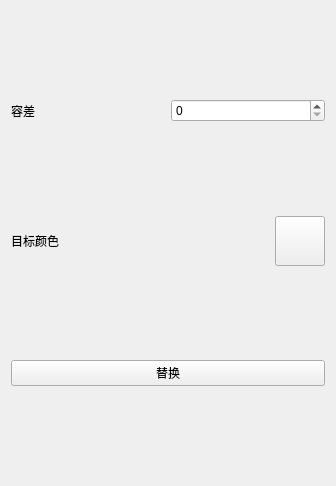
<?xml version="1.0" encoding="UTF-8"?>
<ui version="4.0">
 <class>SpectroscopeUI</class>
 <widget class="DrawToolsUI" name="SpectroscopeUI">
  <property name="geometry">
   <rect>
    <x>0</x>
    <y>0</y>
    <width>336</width>
    <height>486</height>
   </rect>
  </property>
  <property name="windowTitle">
   <string>SpectroscopeUI</string>
  </property>
  <layout class="QVBoxLayout" name="verticalLayout">
   <item>
    <layout class="QHBoxLayout" name="horizontalLayout">
     <item>
      <widget class="QLabel" name="label">
       <property name="text">
        <string>容差</string>
       </property>
      </widget>
     </item>
     <item>
      <widget class="QSpinBox" name="t"/>
     </item>
    </layout>
   </item>
   <item>
    <layout class="QHBoxLayout" name="horizontalLayout_2">
     <item>
      <widget class="QLabel" name="label_2">
       <property name="text">
        <string>目标颜色</string>
       </property>
      </widget>
     </item>
     <item>
      <widget class="QPushButton" name="color">
       <property name="minimumSize">
        <size>
         <width>50</width>
         <height>50</height>
        </size>
       </property>
       <property name="maximumSize">
        <size>
         <width>50</width>
         <height>50</height>
        </size>
       </property>
       <property name="text">
        <string/>
       </property>
       <property name="iconSize">
        <size>
         <width>50</width>
         <height>50</height>
        </size>
       </property>
      </widget>
     </item>
    </layout>
   </item>
   <item>
    <widget class="QPushButton" name="change">
     <property name="text">
      <string>替换</string>
     </property>
    </widget>
   </item>
  </layout>
 </widget>
 <layoutdefault spacing="6" margin="11"/>
 <customwidgets>
  <customwidget>
   <class>DrawToolsUI</class>
   <extends>QWidget</extends>
   <header>drawtoolsui.h</header>
   <container>1</container>
  </customwidget>
 </customwidgets>
 <resources/>
 <connections/>
</ui>
